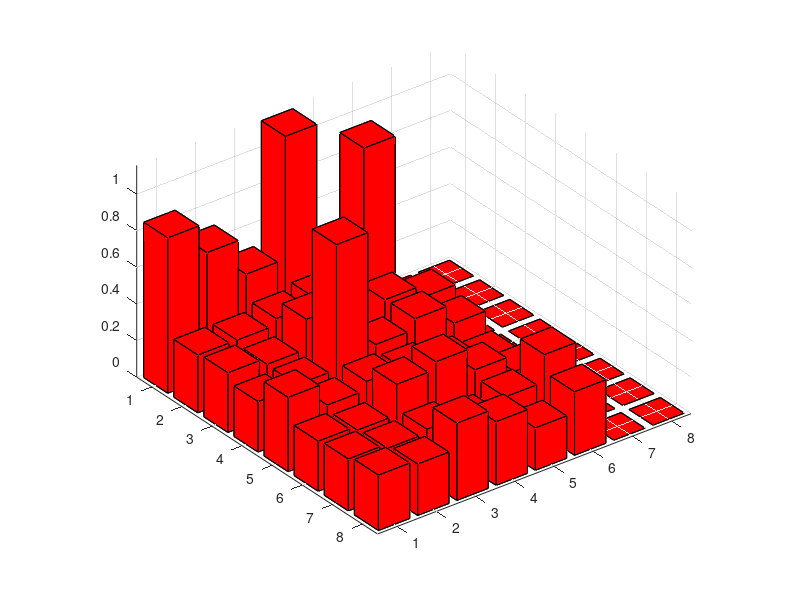

Write MATLAB code to recreate this figure. (Note: this script raises an error after producing the figure.)
test1=[0.849,0.686,0.486,1.157,0.389,0.928,0,0;
    0.316,0.315,0.351,0.379,0.174,0.166,0,0;
    0.326,0.290,0.454,0.253,0.396,0.330,0,0;
    0.276,0.286,0.969,0.341,0.400,0.293,0,0;
    0.406,0.282,0.329,0.309,0.262,0.208,0,0;
    0.274,0.252,0.420,0.461,0.335,0.244,0,0;
    0.284,0.260,0.282,0.239,0.294,0.443,0,0;
    0.303,0.281,0.422,0.348,0.232,0.347,0,0;]; %trans
test2=[0.001,0.006,0.004,0.002,0.002,0.007,0,0;
    12.526,0.000,0.000,0.001,0.000,0.000,0,0;
    24.744,7.597,0.001,0.000,0.000,0.000,0,0;
    38.276,11.449,5.827,0.00,0.001,0.001,0,0;
    51.481,18.900,8.935,4.575,0.00,0.001,0,0;
    63.734,23.742,11.131,7.10,3.348,0.001,0,0;
    74.420,28.294,16.380,9.055,5.733,2.615,0,0;
    87.008,34.844,19.705,10.733,7.486,4.102,0,0;]; %queue
test3=[25.366,25.832,26.763,25.616,24.685,25.462,0,0;
    25.395,24.418,23.712,24.828,24.077,24.051,0,0;
    25.340,24.390,24.790,24.559,23.142,23.066,0,0;
    25.819,23.834,24.378,23.323,24.110,22.587,0,0;
    25.846,24.660,23.895,24.485,23.021,23.499,0,0;
    25.814,24.452,24.144,22.992,22.792,20.801,0,0;
    25.396,23.774,24.783,23.842,24.216,22.260,0,0;
    25.225,24.606,24.525,23.962,22.526,20.419,0,0;]; %crack

figure;
core=bar3(test1,'red');
for i=1:length(core)
       zz=get(core(i),'Zdata');
           k=1;
           for j= 0:6:(6*length(core)-6)
               zz(j+1:j+6,:)=zz(j+1:j+6,:)+test2(k,i)+test3(k,i);
               k=k+1;
           end
       set(core(i),'Zdata',zz);
end
hold on
core=bar3(test2,'yellow');
hold off
for i=1:length(core)
       zz=get(core(i),'Zdata');
       k=1;
       for j= 0:6:(6*length(core)-6)
           zz(j+1:j+6,:)=zz(j+1:j+6,:)+test3(k,i);
           k=k+1;
       end
       set(core(i),'Zdata',zz);
end
hold on
core=bar3(test3,'green');
title('Influence of different #workers and #users on time')
xlabel('Number of workers');
ylabel('Number of users');
zlabel('Time(s)');
xlim([0.5,6.5]);
ylim([0.5,8.5]);
hold off

figure;
workers=[1,2,3,4,5,6];
line1=[26.216,26.524,27.253,26.775,25.076,26.397];
line2=[38.237,24.732,24.070,25.207,24.251,24.217];
line3=[50.409,32.278,25.244,24.812,23.538,23.396];
line4=[64.371,35.568,31.174,23.664,24.511,22.880];
line5=[77.734,43.842,33.159,29.369,23.284,23.708];
line6=[89.822,48.446,35.695,30.553,26.474,21.046];
line7=[100.10,52.329,41.444,33.136,30.243,25.318];
line8=[112.536,59.731,44.652,35.043,30.244,24.868];
hold on;
plot(workers,line1);
plot(workers,line2);
plot(workers,line3);
plot(workers,line4);
plot(workers,line5);
plot(workers,line6);
plot(workers,line7);
plot(workers,line8);
legend('1 request','2 requests','3 requests','4 requests','5 requests','6 requests','7 requests','8 requests');
title('Influence of #workers on the total time');
xlabel('Number of workers');
ylabel('Time(s)');
hold off;

figure;
req=[1,2,3,4,5,6,7,8];
line1=[26.216,38.237,50.409,64.371,77.734,89.822,100.10,112.536];
line2=[26.524,24.732,32.278,35.568,43.842,48.446,52.329,59.731];
line3=[27.253,24.070,25.244,31.174,33.159,35.695,41.444,44.652];
line4=[26.775,25.207,24.812,23.664,29.369,30.553,33.136,35.043];
line5=[25.076,24.251,23.538,24.511,23.284,26.474,30.243,30.244];
line6=[26.397,24.217,23.396,22.880,23.708,21.046,25.318,24.868];
hold on;
plot(req,line1);
plot(req,line2);
plot(req,line3);
plot(req,line4);
plot(req,line5);
plot(req,line6);
legend('1 worker','2 workers','3 workers','4 workers','5 workers','6 workers');
title('Influence of #requests on the total time');
xlabel('Number of requests');
ylabel('Time(s)');
hold off;

%%
figure;
time=[0.2,50.775,102.449,152.626,203.032,252.909,306.334,360.138,404.932,457.58,506.975,544.01,591.494,638.275,709.856,781.933,830.153,888.32,951.185,1005.154,1070.491,1117.867,1168.078,1229.637,1272.478];
plot([1:25],time,'marker','^');
xlim([1,25])
set(gca,'xticklabel','');
%set(gca,'xtick',[1:25]);
%set(gca,'xticklabel',{'aaaaa','','eeeee','','iiiii','','mmmmm','','qqqqq','','uuuuu','','yyyyy','','CCCCC','','GGGGG','','KKKKK','','QQQQQ','','UUUUU','','YYYYY'});
title('Influence of difficulty on the total time');
xlabel('Difficulty');
ylabel('Time(s)');



